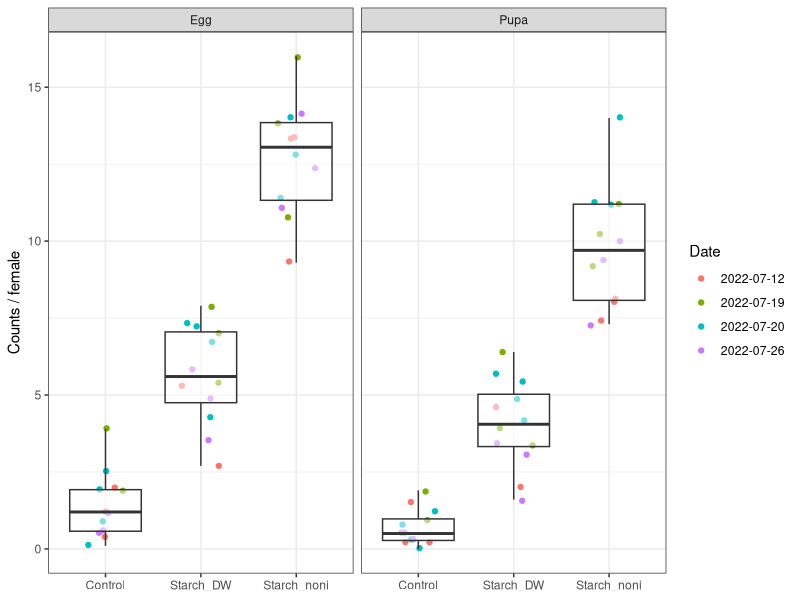
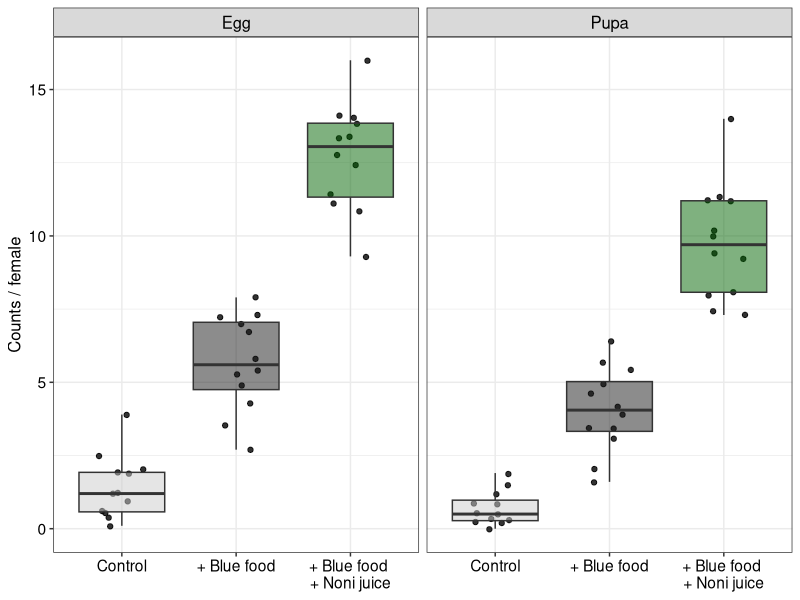
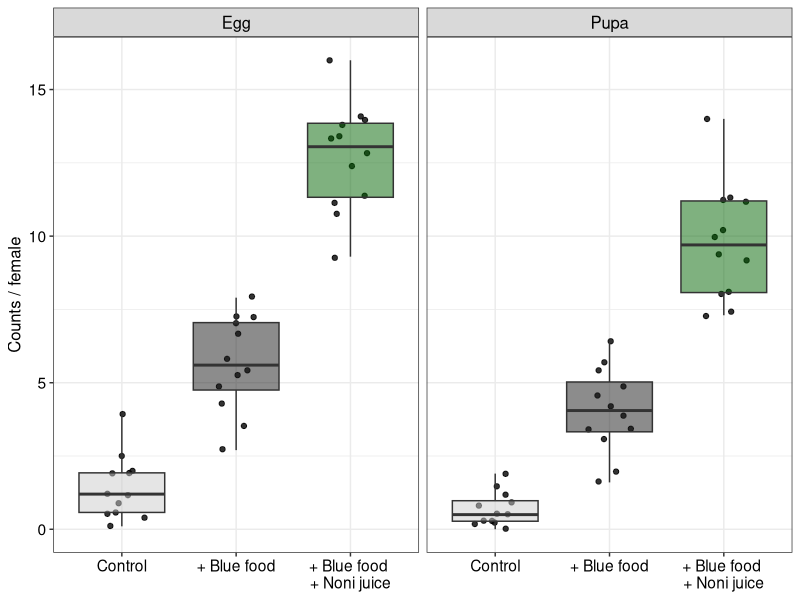

R code for these plots, in order:
library(tidyverse)

setwd(glue::glue("{dirname(rstudioapi::getActiveDocumentContext()$path)}/.."))

df <- read.csv(file="fitness/2022_summer_fitness_assay.csv")

df %>%
  tidyr::gather(-Condition, -Date, -Rep, key='trait', value='value') %>%
  ggplot(.) +
  geom_jitter(width=0.2, aes(color=Date)) +
  geom_boxplot(alpha=0.5) +
  aes(x=Condition, y=value/10) +
  theme_bw() +
  facet_grid(~factor(trait, levels=c("N_egg", "N_pupa"), labels = c("Egg", "Pupa"))) +
  labs(y="Counts / female", x=NULL)

df_fitness <- read.csv(file="fitness/2022_summer_fitness_assay.csv") %>%
     #dplyr::mutate(frac_pup = N_pupa/N_egg) %>%
     tidyr::gather(-Condition, -Date, -Rep, key='trait', value="counts")

df_fitness$Condition <- factor(df_fitness$Condition, levels=c("Control", "Starch_DW", "Starch_noni"), labels=c("Control", "+ Blue food", "+ Blue food \n+ Noni juice"))

df_fitness %>%
     ggplot(.)+
     geom_jitter(width=0.2, alpha=0.8) +
     geom_boxplot(alpha=0.5, aes(fill=Condition)) +
     aes(x=Condition, y=counts/10) +
     theme_bw() +
     theme(axis.title=element_text(size=12, color='black'),
                     axis.text=element_text(size=11.2, color='black'),
                     strip.text=element_text(size=12, color='black'),
                     legend.position = 'none') +
     facet_wrap(~factor(trait, levels = c("N_egg","N_pupa"), labels=c("Egg", "Pupa"))) +
     labs(y="Counts / female", x=NULL) +
     scale_fill_manual(values=c("grey80","grey10", "darkgreen"))

ggsave(file="Plots/Manuscript/Fig6a_boxplot_fitness.pdf", width=6.5, height=4)
